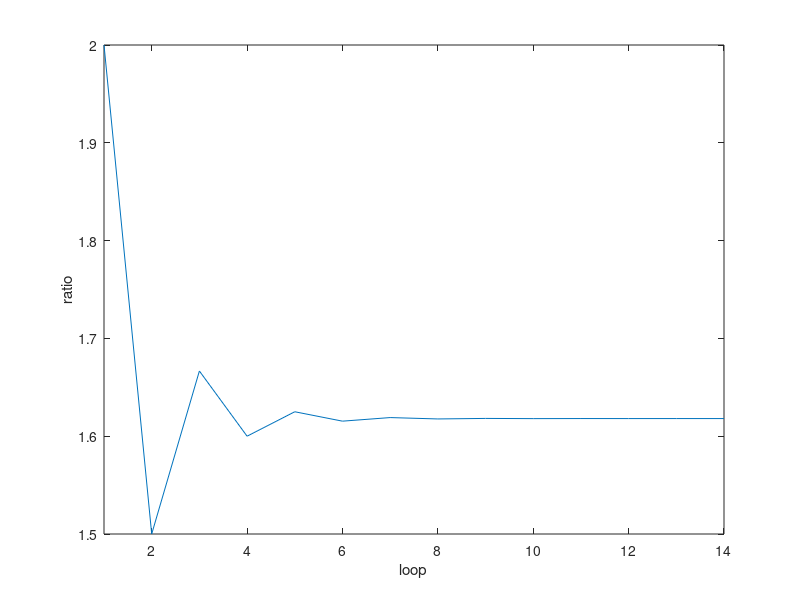

This figure's MATLAB source:
% Fibonacci Numbers
% Kai brooks
% 10 Apr 2019
% Computes a fibonacci sequence
%
% The Fibonacci sequence is named after an Italian mathematician: Leonardo
% Bonacci (c. 1170 - c. 1250) known as Fibonacci, and also Leonardo of
% Pisa, Leonardo Pisano Bigollo, and as Leonardo Fibonacci.  His 1202 book
% Liber Abaci introduced the sequence to Western European mathematics,
% although the sequence had been described earlier in Indian mathematics.
% In mathematical terms, the sequence F_n of Fibonacci numbers is defined by
% the recurrence relation F_n = F_n-1 + F_n-2 with seed values F_1 = 1, F_2
% = 1.
% The Fibonacci sequence is represented by the numbers in the following
% integer sequence: 1, 1, 2, 3, 5, 8, 13, 21, 34, 55, 89, 144, or
% (often, in modern usage): 0, 1, 1, 2, 3, 5, 8, 13, 21, 34, 55, 89, 144 
% By definition, the first two numbers in the Fibonacci sequence are
% either 1 and 1, or 0 and 1, depending on the chosen starting point of the
% sequence, and each subsequent number is the sum of the previous two.
% Write a MATLAB script which computes the Fibonacci sequence and plots the
% ratio of successive members of the series (e.g. plot 1/1 = 1; 2/1 = 2;
% 3/2 = 1.5; 5/3 = 1.67; etc.).  Show that this converges to a single
% value, the "golden ratio" of 1.61803398875 (etc.).  How many iterations
% does it take before successive iterations do not change by more than
% 0.000,001 or 10-6 or 1E-6?

clc
close all
clear all

format long

maxLoops = 100;        % Set a safety breakpoint
f(1) = 1;
f(2) = 1;
goldenRatio = 1.61803398875; % Golden ratio
loopCount = 0;

for n=3:maxLoops
    loopCount = loopCount+1;
    
    f(n) = f(n-2) + f(n-1);         % compute golden ratio values to an array
    ratio(n-2) = f(n)/f(n-1);   % put the first ratio in the starting index
    
    error =  ratio(n-2) / goldenRatio;  % error ratio of known and calculated
    
    if error > 0 && error < 1   % set bounds to prevent breaking too early
        if 1-error < 0.000001   % break when lower than desired error
            break;
        end
    end
    
end

figure(1)
plot(ratio)
xlim([1 loopCount]) % Starting index is 1
ylim([1.5 2])
xlabel('loop')
ylabel('ratio')

fprintf('Break after %d loops\n', loopCount);
fprintf('Calculated ratio: %f11 \n', ratio(loopCount)) 
fprintf('Error: %f6 \n',1-error)

% Automated feedback script
% test=scriptname.m;
% str = '&body= Hi Kai,  %0D%0A  %0D%0A    Your program works well, except for: ';
% email=strcat('kbrooks@pdx.edu?subject=[PH322 feedback] %20', test, str );
% url = ['mailto:',email];
% web(url)